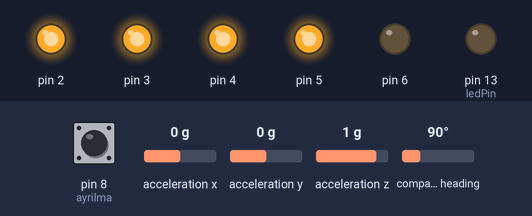
Recording of a sketch running on a simulated Arduino Uno, built with avr-gcc and run on an emulated ATmega328P. Parts: output pins drawn as LEDs (lit = HIGH). Inputs (shaded band) come from the test bench; at power-on: acceleration x 0 g, acceleration y 0 g, pin 8 (ayrilma) HIGH, acceleration z 1 g, compass heading 90°. No radio packets arrive unless stated; pins used as bus, display or sensor lines are not drawn; what the sketch prints to the serial monitor is not drawn.

Above: at 3.2 s.
3.3 s: acceleration x set to -1.4 g
6.3 s: acceleration y set to -1.4 g
At 7.0 s:
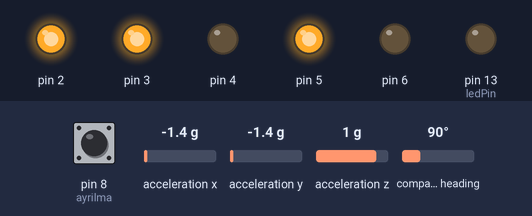
7.8 s: acceleration y set to -0.1 g
9.3 s: acceleration y set to 0.2 g
At 10.5 s:
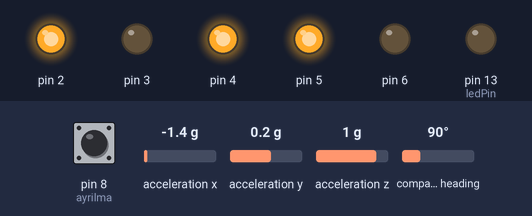
10.8 s: acceleration x set to -0.1 g
13.8 s: acceleration x set to 0.2 g
At 15.1 s:
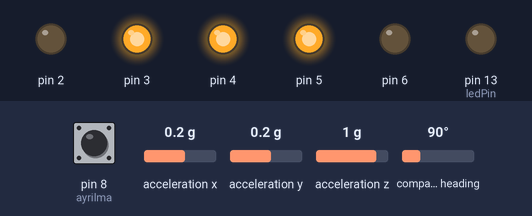
Timing chart, 0 to 16.3 s (numbered marks = the images above; inputs shaded):
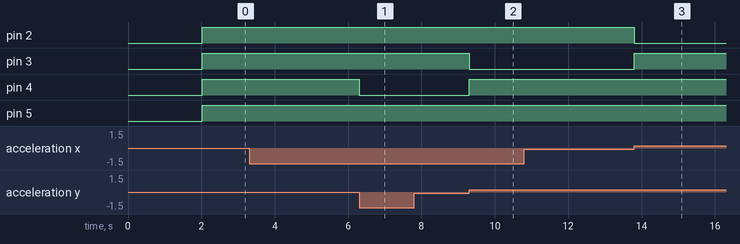

Measured:
- the behaviour switches between 0 and 0.1 g on acceleration y (found by bisection; images 1 and 2)
- the behaviour switches between 0 and 0.1 g on acceleration x (found by bisection; images 2 and 3)
- after the input at 6.3 s, pin 4: HIGH → LOW at once
- after the input at 9.3 s, pin 3: HIGH → LOW at once; pin 4: LOW → HIGH at once
- after the input at 13.8 s, pin 2: HIGH → LOW at once; pin 3: LOW → HIGH at once

The sketch:

Sonnnn.ino
```cpp
#include <Wire.h>
#include <Adafruit_Sensor.h>
#include <Adafruit_BNO055.h>
#include <utility/imumaths.h>
#include <SPI.h>
#include <nRF24L01.h>
#include <RF24.h>
//#define BNO055_SAMPLERATE_DELAY_MS (100)

const int ayrilma = 8;
const int ledPin = 13;
int butdurumu = 0;

RF24 radio(9, 10);  // CE, CSN
const byte address[6] = "00007";

Adafruit_BNO055 bno = Adafruit_BNO055(55, 0x28, &Wire);

void displaySensorDetails(void) {
  sensor_t sensor;
  bno.getSensor(&sensor);
  Serial.println("------------------------------------");
  Serial.print("Sensor:       ");
  Serial.println(sensor.name);
  Serial.print("Driver Ver:   ");
  Serial.println(sensor.version);
  Serial.print("Unique ID:    ");
  Serial.println(sensor.sensor_id);
  Serial.print("Max Value:    ");
  Serial.print(sensor.max_value);
  Serial.println(" xxx");
  Serial.print("Min Value:    ");
  Serial.print(sensor.min_value);
  Serial.println(" xxx");
  Serial.print("Resolution:   ");
  Serial.print(sensor.resolution);
  Serial.println(" xxx");
  Serial.println("------------------------------------");
  Serial.println("");
  delay(500);
}

void displaySensorStatus(void) {
  /* Get the system status values (mostly for debugging purposes) */
  uint8_t system_status, self_test_results, system_error;
  system_status = self_test_results = system_error = 0;
  bno.getSystemStatus(&system_status, &self_test_results, &system_error);

  /* Display the results in the Serial Monitor */
  Serial.println("");
  Serial.print("System Status: 0x");
  Serial.println(system_status, HEX);
  Serial.print("Self Test:     0x");
  Serial.println(self_test_results, HEX);
  Serial.print("System Error:  0x");
  Serial.println(system_error, HEX);
  Serial.println("");
  delay(500);
}

void displayCalStatus(void) {

  uint8_t system, gyro, accel, mag;
  system = gyro = accel = mag = 0;
  bno.getCalibration(&system, &gyro, &accel, &mag);

  /* The data should be ignored until the system calibration is > 0 */
  Serial.print("\t");
  if (!system) {
    Serial.print("! ");
  }

  /* Display the individual values */
  Serial.print("Sys:");
  Serial.print(system, DEC);
  Serial.print(" G:");
  Serial.print(gyro, DEC);
  Serial.print(" A:");
  Serial.print(accel, DEC);
  Serial.print(" M:");
  Serial.print(mag, DEC);
}

void setup() {
  pinMode(ledPin, OUTPUT);
  pinMode(ayrilma, INPUT_PULLUP);
  pinMode(1, OUTPUT);  // Röle kontrol ucu çıkış olarak tanımlanmıştır
  pinMode(2, OUTPUT);
  pinMode(3, OUTPUT);
  pinMode(4, OUTPUT);
  pinMode(5, OUTPUT);
  //6. pin acil tahliye valfini kontrol eder.
  pinMode(6, OUTPUT);
  /*
  digitalWrite(1, HIGH);
  digitalWrite(2, HIGH);
  digitalWrite(3, HIGH);
  digitalWrite(4, HIGH);
  digitalWrite(5, LOW);
  */
  Serial.begin(115200);

  //while (!Serial) delay(10);  // wait for serial port to open!

  radio.begin();
  radio.openReadingPipe(0, address);

  radio.startListening();
  Serial.println("Orientation Sensor Test");
  Serial.println("");

  /* Initialise the sensor */
  if (!bno.begin()) {
    /* There was a problem detecting the BNO055 ... check your connections */
    Serial.print("Ooops, no BNO055 detected ... Check your wiring or I2C ADDR!");
    while (1)
      ;
  }

  delay(1000);
  displaySensorDetails();
  displaySensorStatus();

  bno.setExtCrystalUse(true);
}

void loop() {
  butdurumu = digitalRead(ayrilma);
    //buton basma kontrolü
  if (butdurumu == LOW)              //butona basılırsa
  {
    Serial.println("Güvenlik konektöründen ayrılma gerçekleşmedi.");
    digitalWrite(1, HIGH);
    digitalWrite(2, HIGH);
    digitalWrite(3, HIGH);
    digitalWrite(4, HIGH);
    digitalWrite(5, LOW);
    //digitalWrite(6, HIGH);

    digitalWrite(ledPin, HIGH);  //LED AÇIK
  } else {
    while (1) {
      if (!radio.available()) {
        char text[32] = { 0 };
        radio.read(&text, sizeof(text));
        Serial.println(text);
        sensors_event_t event;
        bno.getEvent(&event);

        /* Display the floating point data */
        Serial.print("X: ");
        Serial.print(event.orientation.x, 4);
        Serial.print("\tY: ");
        Serial.print(event.orientation.y, 4);
        Serial.print("\tZ: ");
        Serial.print(event.orientation.z, 4);

        /* Optional: Display calibration status */
        displayCalStatus();

        //Eksenlerin yerleri çok önemli bunu kontrol etmeyi unutmadan atışa gitme.
        if (event.orientation.z > 0 && event.orientation.y > 0) {
          digitalWrite(1, LOW);
          digitalWrite(2, HIGH);
          digitalWrite(3, HIGH);
          digitalWrite(4, HIGH);
          digitalWrite(5, HIGH);
        }
        if (event.orientation.z < 0 && event.orientation.y > 0) {
          digitalWrite(1, HIGH);
          digitalWrite(2, LOW);
          digitalWrite(3, HIGH);
          digitalWrite(4, HIGH);
          digitalWrite(5, HIGH);
        }
        if (event.orientation.z < 0 && event.orientation.y < 0) {
          digitalWrite(1, HIGH);
          digitalWrite(2, HIGH);
          digitalWrite(3, LOW);
          digitalWrite(4, HIGH);
          digitalWrite(5, HIGH);
        }
        if (event.orientation.z > 0 && event.orientation.y < 0) {
          digitalWrite(1, HIGH);
          digitalWrite(2, HIGH);
          digitalWrite(3, HIGH);
          digitalWrite(4, LOW);
          digitalWrite(5, HIGH);
        } else if (event.orientation.z == 0 && event.orientation.y == 0) {
          digitalWrite(1, HIGH);
          digitalWrite(2, HIGH);
          digitalWrite(3, HIGH);
          digitalWrite(4, HIGH);
          digitalWrite(5, HIGH);
        }

        Serial.println("");
        //delay(BNO055_SAMPLERATE_DELAY_MS);
      }
    }
  }
}
```
